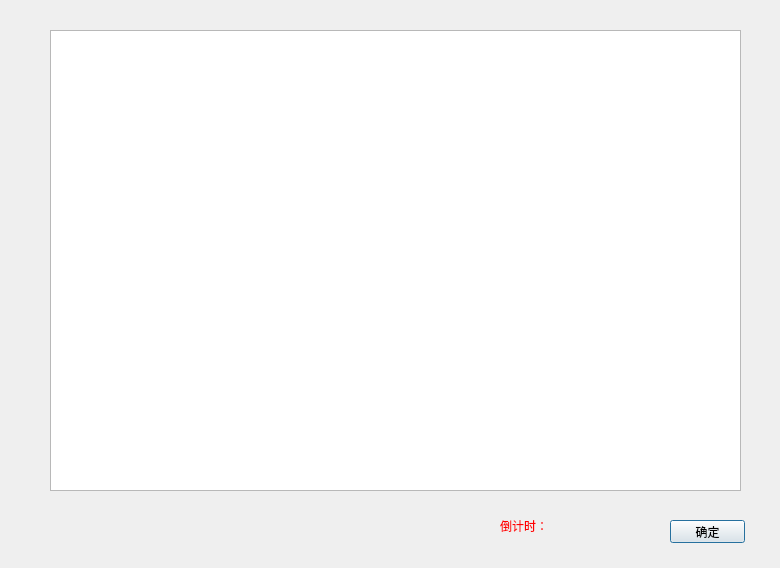
<?xml version="1.0" encoding="UTF-8"?>
<ui version="4.0">
 <class>LogDlg</class>
 <widget class="QDialog" name="LogDlg">
  <property name="geometry">
   <rect>
    <x>0</x>
    <y>0</y>
    <width>780</width>
    <height>568</height>
   </rect>
  </property>
  <property name="windowTitle">
   <string>Dialog</string>
  </property>
  <widget class="QTextBrowser" name="textBrowser">
   <property name="geometry">
    <rect>
     <x>50</x>
     <y>30</y>
     <width>691</width>
     <height>461</height>
    </rect>
   </property>
  </widget>
  <widget class="QPushButton" name="pushButton">
   <property name="geometry">
    <rect>
     <x>670</x>
     <y>520</y>
     <width>75</width>
     <height>23</height>
    </rect>
   </property>
   <property name="text">
    <string>确定</string>
   </property>
  </widget>
  <widget class="QLabel" name="label">
   <property name="geometry">
    <rect>
     <x>500</x>
     <y>510</y>
     <width>151</width>
     <height>31</height>
    </rect>
   </property>
   <property name="styleSheet">
    <string notr="true">color: rgb(255, 0, 0);
font: 16pt &quot;Agency FB&quot;;</string>
   </property>
   <property name="text">
    <string>倒计时：</string>
   </property>
  </widget>
 </widget>
 <resources/>
 <connections/>
</ui>
